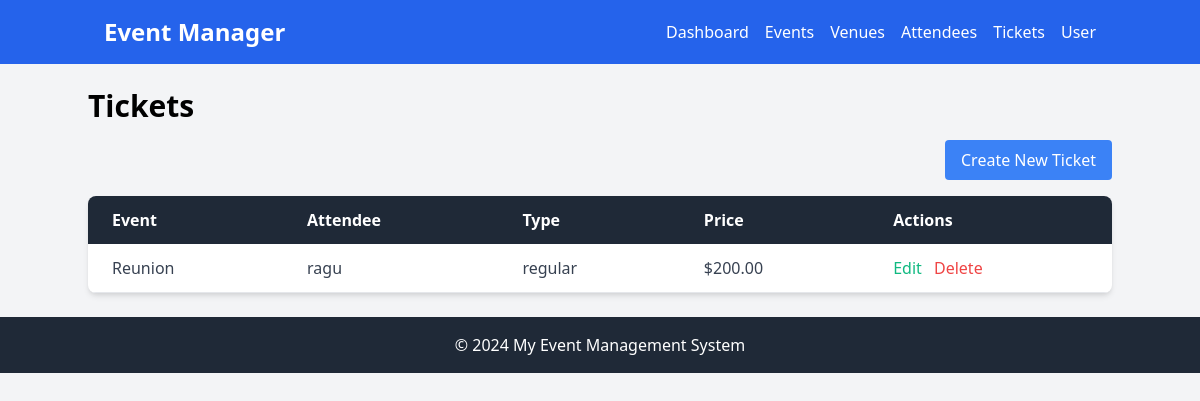
The page /tickets/ on the database its author committed.
### event_app/models.py (models this page shows, shortened)
class Ticket(models.Model):
    event = models.ForeignKey(Event, on_delete=models.CASCADE)
    attendee = models.ForeignKey(User, on_delete=models.CASCADE)
    ticket_type = models.CharField(max_length=100)
    price = models.DecimalField(max_digits=10, decimal_places=2)
    created_at = models.DateTimeField(auto_now_add=True)

class Event(models.Model):
    title = models.CharField(max_length=200)
    description = models.TextField()
    venue = models.ForeignKey(Venue, on_delete=models.CASCADE)
    start_time = models.DateTimeField()
    end_time = models.DateTimeField()
    organizer = models.ForeignKey(User, on_delete=models.CASCADE)
    max_attendees = models.PositiveIntegerField()

### event_app/views.py (the view)
# urls.py: path('tickets/', TicketListView.as_view(), name='ticket-list'),
class TicketListView(ListView):
    model = Ticket
    template_name = 'tickets/ticket_list.html'
    context_object_name = 'tickets'

### templates/tickets/ticket_list.html (shortened to what this page needs)
{% extends 'base.html' %}
{% block content %}
<div class="container mx-auto mt-6">
    <h1 class="text-3xl font-bold mb-4">Tickets</h1>
    <div class="flex justify-end mb-4">
        <a href="{% url 'ticket-create' %}" class="bg-blue-500 text-white px-4 py-2 rounded hover:bg-blue-600">Create New Ticket</a>
    </div>
    <div class="bg-white shadow-md rounded-lg overflow-x-auto">
        <table class="min-w-full table-auto">
            <thead>
                <tr class="bg-gray-800 text-white text-left">
                    <th class="py-3 px-6">Event</th>
                    <th class="py-3 px-6">Attendee</th>
                    <th class="py-3 px-6">Type</th>
                    <th class="py-3 px-6">Price</th>
                    <th class="py-3 px-6">Actions</th>
                </tr>
            </thead>
            <tbody class="text-gray-700">
                {% for ticket in tickets %}
                    <tr class="border-b hover:bg-gray-100">
                        <td class="py-3 px-6">{{ ticket.event.title }}</td>
                        <td class="py-3 px-6">{{ ticket.attendee }}</td>
                        <td class="py-3 px-6">{{ ticket.ticket_type }}</td>
                        <td class="py-3 px-6">${{ ticket.price }}</td>
                        <td class="py-3 px-6">
                            <a href="{% url 'ticket-update' ticket.pk %}" class="text-green-500 hover:text-green-700">Edit</a>
                            <a href="{% url 'ticket-delete' ticket.pk %}" class="text-red-500 hover:text-red-700 ml-2">Delete</a>
                        </td>
                    </tr>
                {% empty %}
                    <tr>
                        <td colspan="5" class="text-center py-3 px-6 text-gray-500">No tickets found</td>
                    </tr>
                {% endfor %}
            </tbody>
        </table>
    </div>
</div>
{% endblock %}

### rows shown on the page
Ticket: event "Reunion", attendee "ragu", ticket_type "regular", price "200.00"
